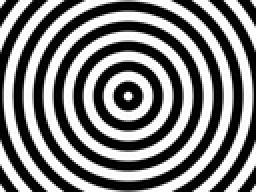
%> input picture input/concentric.jpg, 128 x 96 px, shrunk from 320 x 240 before the run (shown 2 times larger)
$ octave concentric3d.m   (GNU Octave 9; MATLAB toolbox functions it lacks are replaced by stand-ins)
%> lines starting %> are read from the running program, lines starting %| are printed output that depends on the picture; in (x1, y1, x2, y2) boxes, pixels count from 0 and x2, y2 are one past the last pixel; in counts of white or black regions, pixels touching at a corner belong together; the program's own positions count from 1
### myisocaps.m
%% This function plots isocaps of 3d matrix
function myisocaps(data3d)

    %% Prepare the data
    % [4 lines of commented-out code are left out]
    data3d = smooth3(data3d,'box',5);


    %% Create Isosurface and set properties
    isoval = .5;
    h = patch(isosurface(data3d,isoval),...
    'FaceColor','blue',...
    'EdgeColor','none',...
    'AmbientStrength',.2,...
    'SpecularStrength',.7,...
    'DiffuseStrength',.4);
    isonormals(data3d,h)

    %% Create Isocaps and set properties
    patch(isocaps(data3d,isoval),...
    'FaceColor','interp',...
    'EdgeColor','none')
    colormap hsv

    %% Set the view
    daspect([1,1,1])
    axis tight
    view(3)

    %% Add lighting and rendering
    camlight right
    camlight left
    set(gcf,'Renderer','zbuffer');
    lighting phong
    axis off

    %% Save image to disk
    print -djpeg -r96 test.jpeg

end

### myisosurface.m
%% This function plots isocaps of 3d matrix
function myisosurface(data3d)

    %% Prepare the data
    % [4 lines of commented-out code are left out]
    data3d = smooth3(data3d,'box',5);


    %% Create Isosurface and set properties
    isoval = .5;
    h = patch(isosurface(data3d,isoval),...
    'FaceColor','blue',...
    'EdgeColor','none',...
    'AmbientStrength',.2,...
    'SpecularStrength',.7,...
    'DiffuseStrength',.4);
    %alpha(0.5)
    isonormals(data3d,h)
    colormap hsv

    %% Set the view
    daspect([1,1,1])
    axis tight
    view(3)

    %% Add lighting and rendering
    camlight right
    camlight left
    set(gcf,'Renderer','zbuffer');
    lighting phong
    axis off

    %% Save image to disk
    print -djpeg -r96 test.jpeg

end

### concentric3d.m
%% Create 3d concentric cylinders
% This script creates a 3d test concentric cylinder structure
% to validate the spatial statistics code
clc; clear;
A2d = im2bw(imread('input/concentric.jpg'));
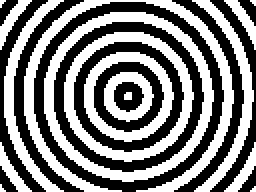
%> A2d: size 96x128 logical (shown 2 times larger); 49.5% white; 16 white regions (5 under 20 px), largest, box (x1, y1, x2, y2) and area: (12, 0, 117, 96) 1320, (22, 6, 107, 91) 1258, (32, 16, 97, 81) 936
start = 1; jump = 10;  n = 10;

%% Prepare 3d complementary stacks
A3d(:,:,1:jump)=repmat(A2d,[1,1,jump]);
A3dc = 1-A3d;

% construct 3d set of concentric cylinders by attaching complementary stacks
for iz = 1:n
    if mod(iz,2)==0
        Concentric3D(:,:,start:start+jump-1) = A3d;
    else
        Concentric3D(:,:,start:start+jump-1) = A3dc;
    end
    start = start + jump;
end
%> after the loop, start = 101
clear A A3d A3dc

%% Plot results

% Plot isocaps
myisocaps(Concentric3D);
%> in myisocaps, `axis off`:
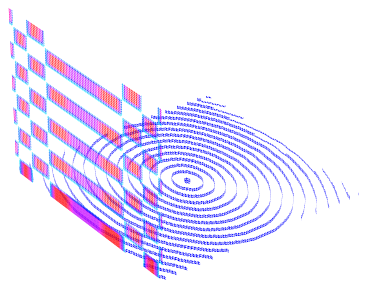
%> figure redrawn from the program's plot data
snapnow
%> (this line was passed over: snapnow is not available in this run)

% Plot isosurface
myisosurface(Concentric3D);
%> in myisosurface, `axis off`:
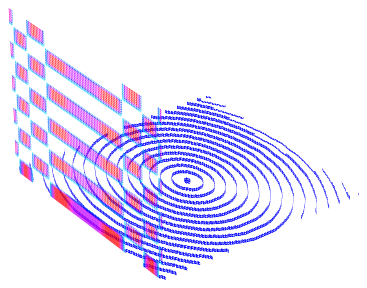
%> figure redrawn from the program's plot data
snapnow
%> (this line was passed over: snapnow is not available in this run)

% Plot slices
%> (the run ends here)
